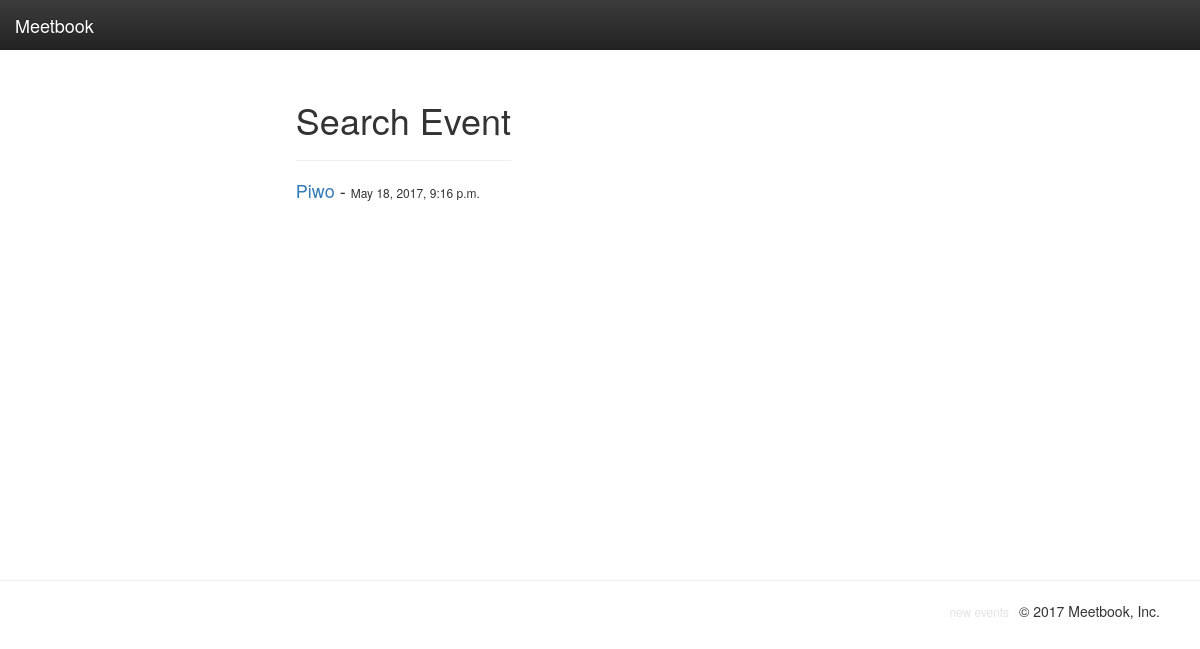
Before: /past_events with the older database file.
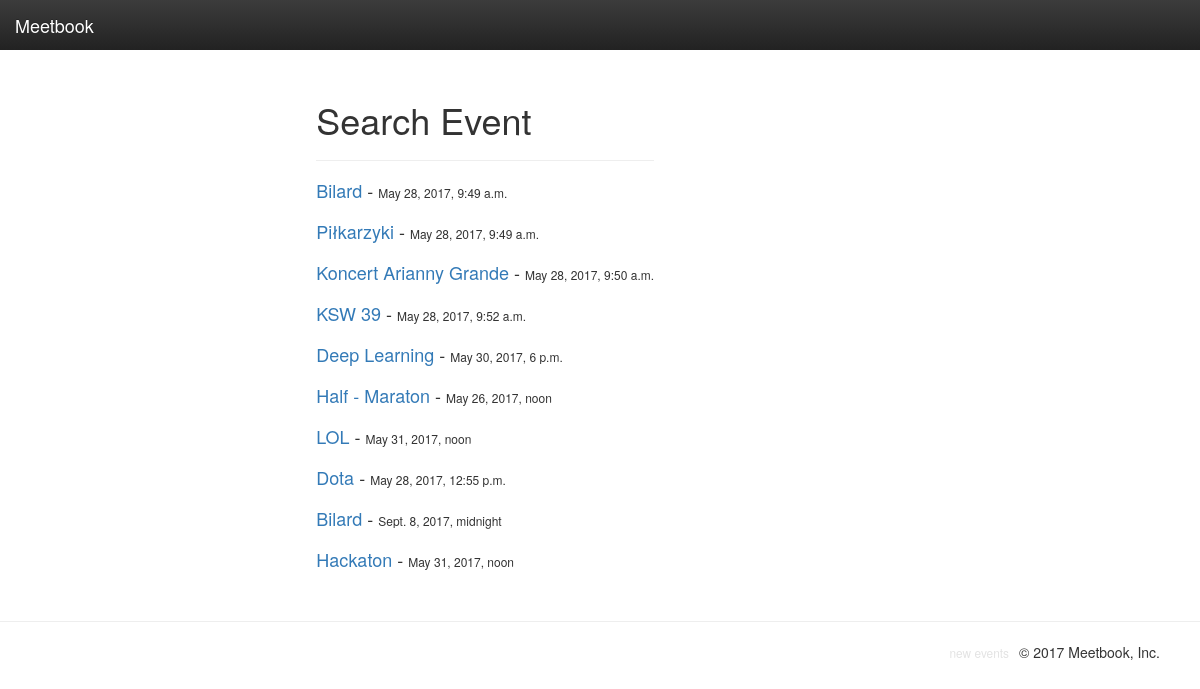
After: the same page with the newer database file.
### profiles/models.py (models this page shows)
class Event(models.Model):
    name = models.CharField(max_length=120)
    location = models.ForeignKey(Location)
    date = models.DateTimeField(auto_now=False, auto_now_add=False, blank=True, )
    intrest = models.ForeignKey(Intrest)
    members = models.ManyToManyField(UserProfile, blank=True)
    slug = models.SlugField(blank=True)
    creator = models.ForeignKey(UserProfile, related_name="creator", blank=True, null=True)
    def __str__(self):
        return self.name

### profiles/views/cbv/event_crud.py (the view)
# urls.py: url(r'^past_events$', PastEventsList.as_view(), name="past_events"),
class PastEventsList(ListView):
    model = Event
    template_name = 'past_events.html'
    context_object_name = 'events_list'
    def get_context_data(self, **kwargs):
        context = super(PastEventsList, self).get_context_data(**kwargs)
        events = Event.objects.filter(date__lte=datetime.date.fromordinal(datetime.date.today().toordinal() - 1))
        context['events_list'] = events
        return context

### templates/past_events.html (shortened to what this page needs)
{% extends "basebase.html" %}
{% load crispy_forms_tags %}
{% load humanize %}
{% block content %}
	<div class="col-md-12 col-md-offset-2">
		<h1>Search Event</h1>
		<hr>
		<ul style="padding-left: 0px;list-style-type: none; float: left">
			{% for event in events_list %}
				<li><h4 style="display: inline"><a href="">{{event}}</a> - </h4>
				<h6 style="display: inline">{{event.date|naturalday}}</h6></li>
			<br>
		{% endfor %}
	</ul>
</div>
{% endblock %}
{% block footer %}
<li style="float: right; padding-right: 10px;"><small><a id="footer" href="{% url 'events_list' %}">new events</a></small></li>
{% endblock %}

### templates/basebase.html (shortened to what this page needs)
{% load static %}
{% load crispy_forms_tags %}
<!DOCTYPE html>
<html lang="en">
	<head>
		<link rel="stylesheet" href="https://maxcdn.bootstrapcdn.com/bootstrap/3.3.7/css/bootstrap.min.css">
		<link rel="stylesheet" href="https://maxcdn.bootstrapcdn.com/bootstrap/3.3.7/css/bootstrap-theme.min.css">
		<link rel="stylesheet" href="{% static 'css/main.css' %}">
		<link rel="stylesheet" href="{% static 'css/index_sidebar.css' %}">
	</head>
	<body>
		<nav class="navbar navbar-inverse navbar-fixed-top">
			<div class="container-fluid">
				<div class="navbar-header">
					<a class="navbar-brand" href="{% url 'welcome' %}">Meetbook</a>
				</div>
			</div>
		</nav>
		<div class="container-fluid" style="min-height: 510px;">
			<div class="row">
				<div class="col-md-offset-2" style="padding-top: 30px; padding-left: 40px;float: left;">
					{% block content %}
					{% endblock %}
				</div>
			</div>
		</div>
		<hr>
		<footer style="float: right; padding-right: 40px;">
			<ul style=" list-style-type: none;">
				<li style = "float: right;"><p>&copy; 2017 Meetbook, Inc.</p></li>
				{% block footer %}
				{% endblock %}
			</ul>
		</footer>
	</body>
</html>

### static/css/main.css (style rules this page uses)
body { padding-top: 50px; }
.navbar-fixed-top { border: 0; }

### static/css/index_sidebar.css (style rules this page uses)
body { padding-top: 50px; }
.navbar-fixed-top { border: 0; }

### templates/basebase.html (style rules this page uses)
#footer { color: #e3e3e3; }

Changed rows visible on the page:
removed Event: name "Piwo", date "May 18, 2017, 9:16 p.m."
added Event: name "Bilard", date "May 28, 2017, 9:49 a.m."
added Event: name "Piłkarzyki", date "May 28, 2017, 9:49 a.m."
added Event: name "Koncert Arianny Grande", date "May 28, 2017, 9:50 a.m."
added Event: name "KSW 39", date "May 28, 2017, 9:52 a.m."
added Event: name "Deep Learning", date "May 30, 2017, 6 p.m."
added Event: name "Half - Maraton", date "May 26, 2017, noon"
added Event: name "LOL", date "May 31, 2017, noon"
added Event: name "Dota", date "May 28, 2017, 12:55 p.m."
added Event: name "Bilard", date "Sept. 8, 2017, midnight"
added Event: name "Hackaton", date "May 31, 2017, noon"
